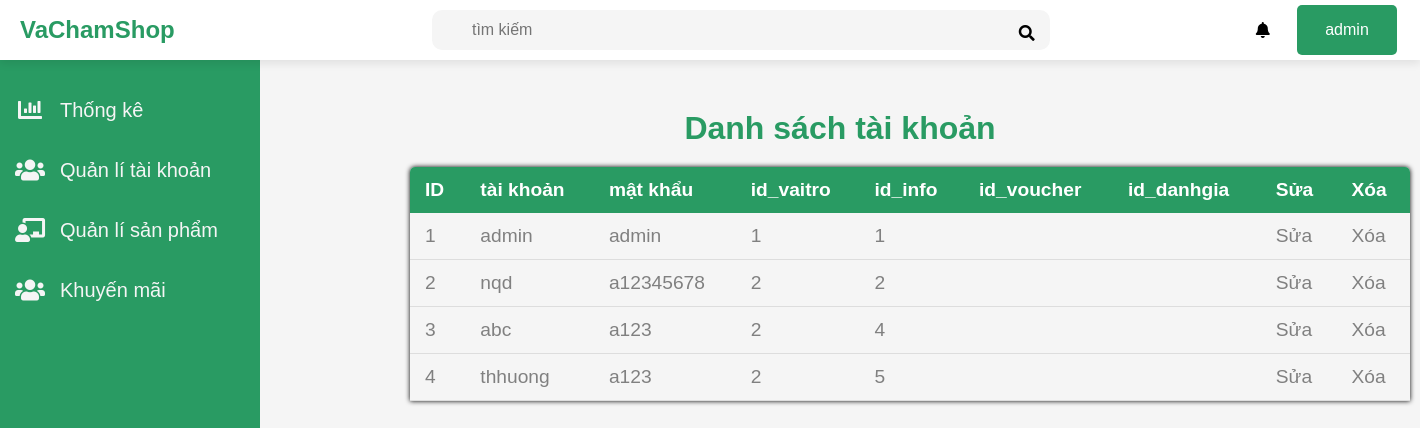
Page /admin/user (signed in) on the committed database.
### tables this page shows
CREATE TABLE IF NOT EXISTS `userss` (
  `us_id` int(11) NOT NULL AUTO_INCREMENT,
  `us_taikhoan` varchar(255) NOT NULL,
  `us_password` varchar(255) NOT NULL,
  `id_vaitro` int(11) DEFAULT NULL,
  `id_info` int(11) DEFAULT NULL,
  `id_voucher` int(11) DEFAULT NULL,
  `id_danhgia` int(11) DEFAULT NULL,
  PRIMARY KEY (`us_id`),
  KEY `fkvaitro` (`id_vaitro`),
  KEY `fkinfo` (`id_info`),
  KEY `fkvoucher` (`id_voucher`),
  KEY `fkdanhgia` (`id_danhgia`)
);

### mvc/core/controller.php (called while the page is built, shortened)
<?php
class controller{
    public function view($view,$data=[]){
        require_once"mvc/views/".$view.".php";
    }
}
?>

### mvc/controllers/admin.php (called while the page is built, shortened)
<?php
    class admin extends controller{
        public function user(){
            $model = $this -> model('user');
            $this -> view("admin",[
                "viewpart" => "adminuser",
                "arrUs" => $model ->selectAllUser(),
            ]);
        }
    }
?>

### mvc/core/App.php (called while the page is built, shortened)
<?php
class App
{
    protected $action = "sayhi";
    function __construct()
    {
        $arr = $this->urlProcess();
        if (@file_exists("./mvc/controllers/" . $arr[0] . ".php")) {
            unset($arr[0]);
        }
        $this->controllers = new $this->controllers();
        if (isset($arr[1])) {
            if (method_exists($this->controllers, $arr[1])) {
                $this->action = $arr[1];
            }
            unset($arr[1]);
        }
        $this->param = $arr ? array_values($arr) : [];
        call_user_func_array([$this->controllers, $this->action], $this->param);
    }
    function urlProcess()
    {
        if (isset($_GET['url'])) {
            return explode("/", filter_var(trim($_GET['url'], "/")));
        }
    }
}
?>

### index.php (called while the page is built, shortened)
<?php
    $myApp = new App();
?>

### mvc/core/db.php (called while the page is built, shortened)
<?php
    class db{
        protected $host = "localhost";
        protected $username = "root";
        protected $password = "";
        function __construct(){
            $this -> conn = mysqli_connect($this->host,$this->username,$this->password);
        }
    }
?>

### mvc/model/user.php (called while the page is built, shortened)
<?php
    class user extends db{
            public function selectAllUser(){
                $sql = "SELECT * FROM `userss`";
                $result = mysqli_query($this -> conn,$sql);
                $arr = mysqli_fetch_all($result);
                return json_encode($arr);
            }
    }
?>

### mvc/views/page/admin/adminuser.php (the view, shortened to what this page needs)
<div class="main">
<?php
            if(isset($data["arrUs"])){
                $arr = json_decode($data["arrUs"]);
            }
            ?>
      <div class="a" >
        <h1>Danh sách tài khoản</h1>
        <table class="content-table" >
            <thead>
                <th scope="col">ID</th>
                <th scope="col">tài khoản</th>
                <th scope="col">mật khẩu</th>
                <th scope="col">id_vaitro</th>
                <th scope="col">id_info</th>
                <th scope="col">id_voucher</th>
                <th scope="col">id_danhgia</th>
                <th scope="col">Sửa</th>
                <th scope="col">Xóa</th>
            </thead>
            <tbody>
            <?php
            foreach ($arr as $key => $u) { ?>
            <tr>
                <td><?=$u[0] ?></td>
                <td><?=$u[1] ?></td>
                <td><?=$u[2] ?></td>
                <td><?=$u[3] ?></td>
                <td><?=$u[4] ?></td>
                <td><?=$u[5] ?></td>
                <td><?=$u[6] ?></td>
                <td><a href="#">Sửa</a></td>
                <td><a href="#">Xóa</a></td>
            </tr>
            <?php    }
            ?>
            </tbody>
        </table>
</div>

### mvc/views/admin.php (shortened to what this page needs)
<!DOCTYPE html>
<html lang="en">
<head>
    <link rel="stylesheet" href="public/css/admin.css">
    <link rel="stylesheet" href="https://pro.fontawesome.com/releases/v5.10.0/css/all.css"
 />
</head>
<body>
    <div class="container">
        <div class="topbar">
            <div class="logo">
                <a href="home" target="_self">
                    <h2>VaChamShop</h2>
                </a>
            </div>
            <div class="search">
                <input type="text" id="search" placeholder="tìm kiếm">
                <label for="search"> <i class="fas fa-search"></i> </label>
            </div>
            <i class="fas fa-bell"></i>
            <div class="user">
                <button class="userbtn">admin</button>
            </div>
        </div>
        <div class="sidebar">
            <ul>
                <li class="">
                    <a href="admin" target="_self">
                        <i class="fas fa-chart-bar"></i>
                        <div>Thống kê</div>
                    </a>
                </li>
                <li>
                    <a href="admin/user" target="_self">
                        <i class="fas fa-users"></i>
                        <div>Quản lí tài khoản</div>
                    </a>
                </li>
                <li>
                    <a href="admin/sanpham" target="_self">
                        <i class="fas fa-chalkboard-teacher"></i>
                        <div>Quản lí sản phẩm</div>
                    </a>
                </li>
                <li>
                    <a href="#" target="_self">
                        <i class="fas fa-users"></i>
                        <div>Khuyến mãi</div>
                    </a>
                </li>
            </ul>
        </div>
        <?php
            require_once "mvc/views/page/admin/".$data['viewpart'].".php";
        ?>
    </div>
</body>
</html>

### public/css/admin.css (style rules this page uses)
* { padding: 0; margin: 0; box-sizing: border-box; font-family: sans-serif; }
.topbar { position: fixed; background: #fff ; box-shadow: 0 4px 8px 0 rgba(0, 0, 0, 0.08); width: 100%; height: 60px; padding: 0 20px; display: grid; grid-template-columns: 2fr 10fr 0.4fr 1fr; align-items: center; z-index: 1; }
:root { --primary-color: #0e4bf1; --panel-color: #fff; --text-color: #000; --black-light-color: #707070; --border-color: #e6e5e5; --toggle-color: #ddd; --box1-color: #4da3ff; --box2-color: #ffe6ac; --box3-color: #e7d1fc; --title-icon-color: #fff; --tran-05: all 0.5s ease; --tran-03: all 0.3s ease; --tran-03: all 0.2s ease; }
.logo h2 { color: #299B63; }
.logo a { text-decoration: none; }
.search { position: relative; width: 60%; justify-self: center; }
.search input { width: 100%; height: 40px; padding: 0 40px; font-size: 16px; outline: none; border: none; border-radius: 10px; background: #f5f5f5; }
.search i { position: absolute; right: 15px; top: 15px; cursor: pointer; }
.user { position: relative; width: 50px; height: 50px; display: inline-block; }
.userbtn { background-color: #299b63; color: white; padding: 16px; width: 100px; font-size: 16px; border: none; }
.sidebar { position: fixed; top: 60px; width: 260px; height: calc(100% - 60px); background: #299B63; overflow-x: hidden; }
.sidebar ul { margin-top: 20px; }
.sidebar ul li { width: 100%; list-style: none; position: relative; z-index: 10; }
.sidebar ul li a { font-size: 20px; width: 100%; text-decoration: none; color: whitesmoke; height: 60px; display: flex; align-items: center; }
.sidebar ul li a i { min-width: 60px; font-size: 24px; text-align: center; }
.main { position: absolute; top: 60px; width: calc(100% - 260px); left: 260px; min-height: calc(100vh - 60px); background: #f5f5f5; }
button { background-color: #2454da; width: 70px; border-radius: 5px; color: white; }

### mvc/views/page/admin/adminuser.php (style rules this page uses)
.content-table { border-collapse: collapse; margin: 20px 150px; font-size: 1.2em; min-width: 1000px; border-radius: 5px 5px 0 0; overflow: hidden; box-shadow: 0 0 5px rgba(0,0,0,15); }
.content-table th, .content-table td { padding: 12px 15px; }
.content-table tbody tr { border-bottom: 1px solid #dddddd; }
.content-table tbody tr td { color: #808080; }
.content-table tbody tr td a { text-decoration: none; color: #808080; }
.a h1 { text-align: center; padding-top: 50px; color: #299b63; }

### rows in the picture
userss: us_id "1", us_taikhoan "admin", us_password "admin", id_vaitro "1", id_info "1"
userss: us_id "2", us_taikhoan "nqd", us_password "a12345678", id_vaitro "2", id_info "2"
userss: us_id "3", us_taikhoan "abc", us_password "a123", id_vaitro "2", id_info "4"
userss: us_id "4", us_taikhoan "thhuong", us_password "a123", id_vaitro "2", id_info "5"
